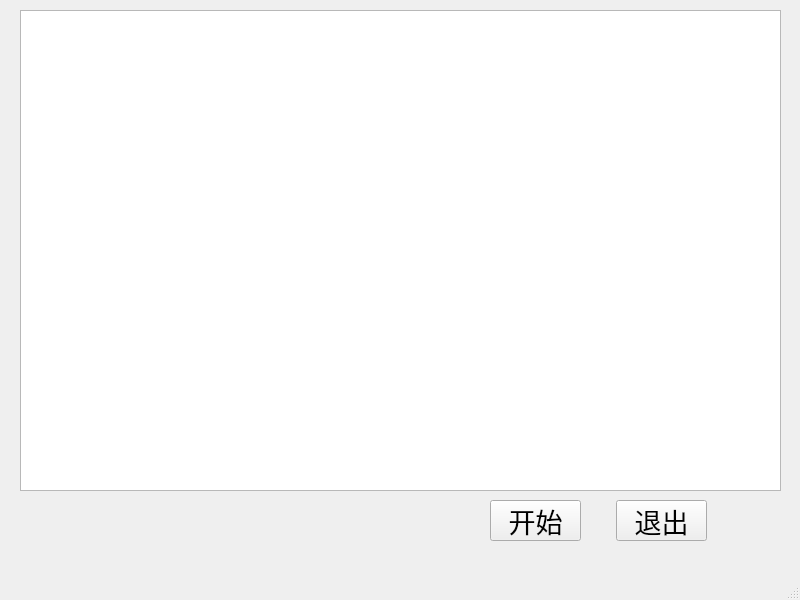
<?xml version="1.0" encoding="UTF-8"?>
<ui version="4.0">
 <class>MainWindow</class>
 <widget class="QMainWindow" name="MainWindow">
  <property name="geometry">
   <rect>
    <x>0</x>
    <y>0</y>
    <width>800</width>
    <height>600</height>
   </rect>
  </property>
  <property name="windowTitle">
   <string>MainWindow</string>
  </property>
  <widget class="QWidget" name="centralwidget">
   <widget class="QPushButton" name="pushButton">
    <property name="geometry">
     <rect>
      <x>490</x>
      <y>500</y>
      <width>91</width>
      <height>41</height>
     </rect>
    </property>
    <property name="font">
     <font>
      <family>AcadEref</family>
      <pointsize>20</pointsize>
     </font>
    </property>
    <property name="text">
     <string>开始</string>
    </property>
   </widget>
   <widget class="QPushButton" name="pushButton_2">
    <property name="geometry">
     <rect>
      <x>616</x>
      <y>500</y>
      <width>91</width>
      <height>41</height>
     </rect>
    </property>
    <property name="font">
     <font>
      <family>AcadEref</family>
      <pointsize>20</pointsize>
     </font>
    </property>
    <property name="text">
     <string>退出</string>
    </property>
   </widget>
   <widget class="QTextEdit" name="textEdit">
    <property name="geometry">
     <rect>
      <x>20</x>
      <y>10</y>
      <width>761</width>
      <height>481</height>
     </rect>
    </property>
    <property name="font">
     <font>
      <family>AcadEref</family>
      <pointsize>16</pointsize>
     </font>
    </property>
    <property name="html">
     <string>&lt;!DOCTYPE HTML PUBLIC &quot;-//W3C//DTD HTML 4.0//EN&quot; &quot;http://www.w3.org/TR/REC-html40/strict.dtd&quot;&gt;
&lt;html&gt;&lt;head&gt;&lt;meta name=&quot;qrichtext&quot; content=&quot;1&quot; /&gt;&lt;style type=&quot;text/css&quot;&gt;
p, li { white-space: pre-wrap; }
&lt;/style&gt;&lt;/head&gt;&lt;body style=&quot; font-family:'AcadEref'; font-size:16pt; font-weight:400; font-style:normal;&quot;&gt;
&lt;p style=&quot;-qt-paragraph-type:empty; margin-top:0px; margin-bottom:0px; margin-left:0px; margin-right:0px; -qt-block-indent:0; text-indent:0px;&quot;&gt;&lt;br /&gt;&lt;/p&gt;&lt;/body&gt;&lt;/html&gt;</string>
    </property>
    <property name="placeholderText">
     <string/>
    </property>
   </widget>
  </widget>
  <widget class="QMenuBar" name="menubar">
   <property name="geometry">
    <rect>
     <x>0</x>
     <y>0</y>
     <width>800</width>
     <height>23</height>
    </rect>
   </property>
  </widget>
  <widget class="QStatusBar" name="statusbar"/>
 </widget>
 <resources/>
 <connections/>
</ui>
